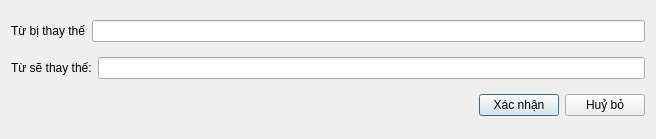
<?xml version="1.0" encoding="UTF-8"?>
<ui version="4.0">
 <class>Thaythe</class>
 <widget class="QDialog" name="Thaythe">
  <property name="geometry">
   <rect>
    <x>0</x>
    <y>0</y>
    <width>656</width>
    <height>139</height>
   </rect>
  </property>
  <property name="windowTitle">
   <string>Dialog</string>
  </property>
  <property name="windowIcon">
   <iconset resource="res.qrc">
    <normaloff>:/Image/Icon/edit_find_replace.png</normaloff>:/Image/Icon/edit_find_replace.png</iconset>
  </property>
  <layout class="QVBoxLayout" name="verticalLayout">
   <item>
    <layout class="QHBoxLayout" name="horizontalLayout">
     <item>
      <widget class="QLabel" name="label">
       <property name="text">
        <string>Từ bị thay thế</string>
       </property>
      </widget>
     </item>
     <item>
      <widget class="QLineEdit" name="lineEditbithay"/>
     </item>
    </layout>
   </item>
   <item>
    <layout class="QHBoxLayout" name="horizontalLayout_2">
     <item>
      <widget class="QLabel" name="label_2">
       <property name="text">
        <string>Từ sẽ thay thế:</string>
       </property>
      </widget>
     </item>
     <item>
      <widget class="QLineEdit" name="lineEditSethay"/>
     </item>
    </layout>
   </item>
   <item>
    <layout class="QHBoxLayout" name="horizontalLayout_4">
     <item>
      <spacer name="horizontalSpacer">
       <property name="orientation">
        <enum>Qt::Horizontal</enum>
       </property>
       <property name="sizeHint" stdset="0">
        <size>
         <width>68</width>
         <height>20</height>
        </size>
       </property>
      </spacer>
     </item>
     <item>
      <layout class="QHBoxLayout" name="horizontalLayout_3">
       <item>
        <widget class="QPushButton" name="pushButtonXn">
         <property name="text">
          <string>Xác nhận</string>
         </property>
        </widget>
       </item>
       <item>
        <widget class="QPushButton" name="pushButtonhuy">
         <property name="text">
          <string>Huỷ bỏ</string>
         </property>
        </widget>
       </item>
      </layout>
     </item>
    </layout>
   </item>
  </layout>
 </widget>
 <resources>
  <include location="res.qrc"/>
 </resources>
 <connections/>
</ui>
